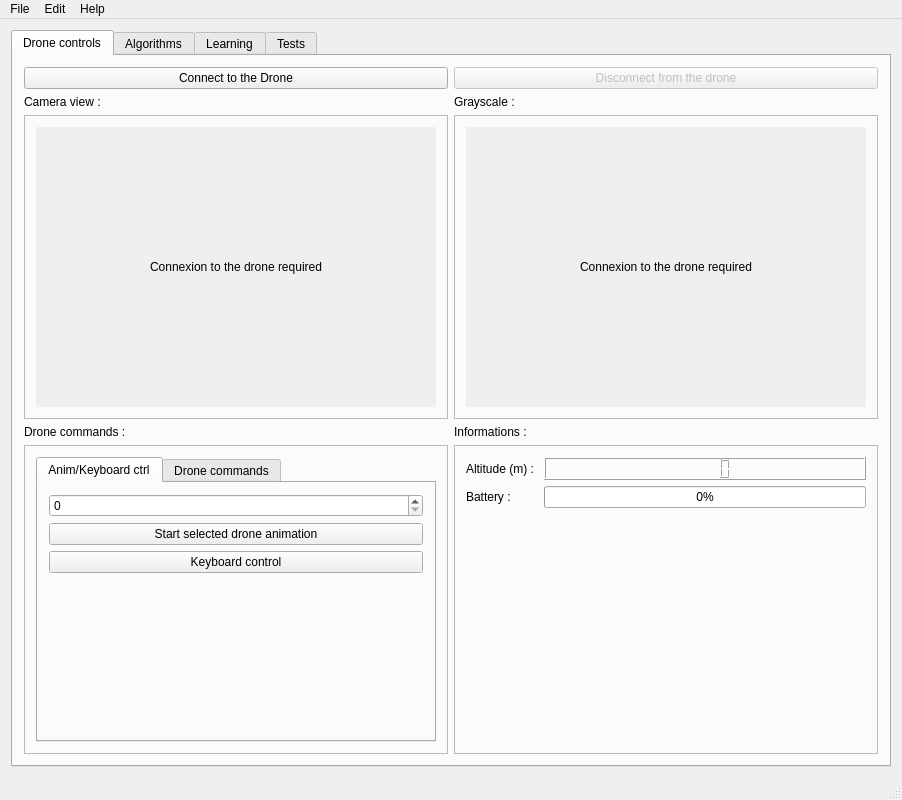
<?xml version="1.0" encoding="UTF-8"?>
<ui version="4.0">
 <class>MainWindow</class>
 <widget class="QMainWindow" name="MainWindow">
  <property name="geometry">
   <rect>
    <x>0</x>
    <y>0</y>
    <width>886</width>
    <height>800</height>
   </rect>
  </property>
  <property name="maximumSize">
   <size>
    <width>16777215</width>
    <height>800</height>
   </size>
  </property>
  <property name="windowTitle">
   <string>Interface Drone v0.1</string>
  </property>
  <widget class="QWidget" name="centralWidget">
   <property name="layoutDirection">
    <enum>Qt::LeftToRight</enum>
   </property>
   <property name="autoFillBackground">
    <bool>true</bool>
   </property>
   <layout class="QGridLayout" name="gridLayout">
    <item row="0" column="1">
     <widget class="QTabWidget" name="tabWidget">
      <property name="currentIndex">
       <number>0</number>
      </property>
      <widget class="QWidget" name="tab_3">
       <attribute name="title">
        <string>Drone controls</string>
       </attribute>
       <layout class="QGridLayout" name="gridLayout_3">
        <item row="2" column="0">
         <widget class="QLabel" name="label">
          <property name="maximumSize">
           <size>
            <width>16777215</width>
            <height>20</height>
           </size>
          </property>
          <property name="text">
           <string>Camera view :</string>
          </property>
         </widget>
        </item>
        <item row="3" column="0">
         <widget class="QFrame" name="frame">
          <property name="frameShape">
           <enum>QFrame::StyledPanel</enum>
          </property>
          <property name="frameShadow">
           <enum>QFrame::Raised</enum>
          </property>
          <layout class="QHBoxLayout" name="horizontalLayout_2">
           <item>
            <widget class="QLabel" name="lbl_cam">
             <property name="minimumSize">
              <size>
               <width>400</width>
               <height>280</height>
              </size>
             </property>
             <property name="maximumSize">
              <size>
               <width>400</width>
               <height>280</height>
              </size>
             </property>
             <property name="autoFillBackground">
              <bool>true</bool>
             </property>
             <property name="text">
              <string>Connexion to the drone required</string>
             </property>
             <property name="alignment">
              <set>Qt::AlignCenter</set>
             </property>
            </widget>
           </item>
          </layout>
         </widget>
        </item>
        <item row="4" column="0">
         <widget class="QLabel" name="label_3">
          <property name="maximumSize">
           <size>
            <width>16777215</width>
            <height>20</height>
           </size>
          </property>
          <property name="text">
           <string>Drone commands :</string>
          </property>
         </widget>
        </item>
        <item row="4" column="1">
         <widget class="QLabel" name="label_4">
          <property name="text">
           <string>Informations :</string>
          </property>
         </widget>
        </item>
        <item row="5" column="1">
         <widget class="QFrame" name="frame_4">
          <property name="frameShape">
           <enum>QFrame::StyledPanel</enum>
          </property>
          <property name="frameShadow">
           <enum>QFrame::Raised</enum>
          </property>
          <layout class="QGridLayout" name="gridLayout_2">
           <item row="1" column="0">
            <widget class="QLabel" name="label_5">
             <property name="text">
              <string>Battery : </string>
             </property>
            </widget>
           </item>
           <item row="1" column="1">
            <widget class="QProgressBar" name="progressBar">
             <property name="value">
              <number>0</number>
             </property>
            </widget>
           </item>
           <item row="0" column="0">
            <widget class="QLabel" name="label_6">
             <property name="text">
              <string>Altitude (m) : </string>
             </property>
            </widget>
           </item>
           <item row="0" column="1">
            <widget class="QLCDNumber" name="lcd_alt">
             <property name="maximumSize">
              <size>
               <width>16777215</width>
               <height>30</height>
              </size>
             </property>
             <property name="intValue" stdset="0">
              <number>0</number>
             </property>
            </widget>
           </item>
           <item row="2" column="1">
            <spacer name="verticalSpacer_3">
             <property name="orientation">
              <enum>Qt::Vertical</enum>
             </property>
             <property name="sizeHint" stdset="0">
              <size>
               <width>20</width>
               <height>40</height>
              </size>
             </property>
            </spacer>
           </item>
          </layout>
         </widget>
        </item>
        <item row="2" column="1">
         <widget class="QLabel" name="label_2">
          <property name="text">
           <string>Grayscale : </string>
          </property>
         </widget>
        </item>
        <item row="3" column="1">
         <widget class="QFrame" name="frame_2">
          <property name="frameShape">
           <enum>QFrame::StyledPanel</enum>
          </property>
          <property name="frameShadow">
           <enum>QFrame::Raised</enum>
          </property>
          <layout class="QHBoxLayout" name="horizontalLayout_3">
           <item>
            <widget class="QLabel" name="lbl_rendu">
             <property name="minimumSize">
              <size>
               <width>400</width>
               <height>280</height>
              </size>
             </property>
             <property name="maximumSize">
              <size>
               <width>400</width>
               <height>280</height>
              </size>
             </property>
             <property name="autoFillBackground">
              <bool>true</bool>
             </property>
             <property name="text">
              <string>Connexion to the drone required</string>
             </property>
             <property name="alignment">
              <set>Qt::AlignCenter</set>
             </property>
            </widget>
           </item>
          </layout>
         </widget>
        </item>
        <item row="5" column="0">
         <widget class="QFrame" name="frame_3">
          <property name="frameShape">
           <enum>QFrame::StyledPanel</enum>
          </property>
          <property name="frameShadow">
           <enum>QFrame::Raised</enum>
          </property>
          <layout class="QVBoxLayout" name="verticalLayout">
           <item>
            <widget class="QTabWidget" name="tabWidget_2">
             <property name="currentIndex">
              <number>0</number>
             </property>
             <widget class="QWidget" name="tab_6">
              <attribute name="title">
               <string>Anim/Keyboard ctrl</string>
              </attribute>
              <layout class="QVBoxLayout" name="verticalLayout_2">
               <item>
                <widget class="QSpinBox" name="txt_anim"/>
               </item>
               <item>
                <widget class="QPushButton" name="btn_anim">
                 <property name="text">
                  <string>Start selected drone animation</string>
                 </property>
                </widget>
               </item>
               <item>
                <widget class="QPushButton" name="btn_keyctrl">
                 <property name="text">
                  <string>Keyboard control</string>
                 </property>
                </widget>
               </item>
               <item>
                <spacer name="verticalSpacer">
                 <property name="orientation">
                  <enum>Qt::Vertical</enum>
                 </property>
                 <property name="sizeHint" stdset="0">
                  <size>
                   <width>20</width>
                   <height>40</height>
                  </size>
                 </property>
                </spacer>
               </item>
              </layout>
             </widget>
             <widget class="QWidget" name="tab_7">
              <attribute name="title">
               <string>Drone commands</string>
              </attribute>
              <layout class="QVBoxLayout" name="verticalLayout_3">
               <item>
                <widget class="QPushButton" name="btn_takeoff">
                 <property name="text">
                  <string>Take off</string>
                 </property>
                </widget>
               </item>
               <item>
                <widget class="QPushButton" name="btn_land">
                 <property name="text">
                  <string>Land</string>
                 </property>
                </widget>
               </item>
               <item>
                <widget class="QPushButton" name="btn_goup">
                 <property name="text">
                  <string>Lift</string>
                 </property>
                </widget>
               </item>
               <item>
                <widget class="QPushButton" name="btn_godown">
                 <property name="text">
                  <string>Descendre</string>
                 </property>
                </widget>
               </item>
               <item>
                <widget class="QPushButton" name="btn_rotleft">
                 <property name="text">
                  <string>Rotate Left</string>
                 </property>
                </widget>
               </item>
               <item>
                <widget class="QPushButton" name="btn_rotright">
                 <property name="text">
                  <string>Rotate Right</string>
                 </property>
                </widget>
               </item>
               <item>
                <widget class="QPushButton" name="btn_chgCam">
                 <property name="text">
                  <string>Change camera</string>
                 </property>
                </widget>
               </item>
               <item>
                <spacer name="verticalSpacer_2">
                 <property name="orientation">
                  <enum>Qt::Vertical</enum>
                 </property>
                 <property name="sizeHint" stdset="0">
                  <size>
                   <width>20</width>
                   <height>40</height>
                  </size>
                 </property>
                </spacer>
               </item>
              </layout>
             </widget>
            </widget>
           </item>
          </layout>
         </widget>
        </item>
        <item row="1" column="1">
         <widget class="QPushButton" name="btn_drone_disconnect">
          <property name="enabled">
           <bool>false</bool>
          </property>
          <property name="text">
           <string>Disconnect from the drone</string>
          </property>
         </widget>
        </item>
        <item row="1" column="0">
         <widget class="QPushButton" name="btn_drone_connect">
          <property name="text">
           <string>Connect to the Drone</string>
          </property>
         </widget>
        </item>
       </layout>
       <zorder>frame_4</zorder>
       <zorder>frame</zorder>
       <zorder>label_3</zorder>
       <zorder>frame_3</zorder>
       <zorder>label_4</zorder>
       <zorder>label</zorder>
       <zorder>label_2</zorder>
       <zorder>frame_2</zorder>
       <zorder>btn_drone_disconnect</zorder>
       <zorder>btn_drone_connect</zorder>
      </widget>
      <widget class="QWidget" name="tab_5">
       <attribute name="title">
        <string>Algorithms</string>
       </attribute>
       <layout class="QGridLayout" name="gridLayout_4">
        <item row="0" column="0">
         <widget class="QTabWidget" name="tabWidget_3">
          <property name="currentIndex">
           <number>0</number>
          </property>
          <widget class="QWidget" name="tab_9">
           <attribute name="title">
            <string>Existing algorithms</string>
           </attribute>
           <layout class="QVBoxLayout" name="verticalLayout_4">
            <item>
             <widget class="QFrame" name="frame_5">
              <property name="frameShape">
               <enum>QFrame::StyledPanel</enum>
              </property>
              <property name="frameShadow">
               <enum>QFrame::Raised</enum>
              </property>
              <layout class="QGridLayout" name="gridLayout_5">
               <item row="1" column="0">
                <widget class="QLabel" name="label_7">
                 <property name="text">
                  <string>Choix de l'Algorithme :</string>
                 </property>
                </widget>
               </item>
               <item row="1" column="1" colspan="2">
                <widget class="QComboBox" name="list_algo"/>
               </item>
               <item row="1" column="5">
                <widget class="QPushButton" name="btn_creer">
                 <property name="text">
                  <string>Creer</string>
                 </property>
                </widget>
               </item>
               <item row="1" column="4">
                <widget class="QLineEdit" name="txt_algo_name"/>
               </item>
               <item row="1" column="3">
                <widget class="QLabel" name="label_11">
                 <property name="maximumSize">
                  <size>
                   <width>50</width>
                   <height>16777215</height>
                  </size>
                 </property>
                 <property name="text">
                  <string>Nom :</string>
                 </property>
                </widget>
               </item>
              </layout>
             </widget>
            </item>
            <item>
             <widget class="QTabWidget" name="tab_algo">
              <property name="currentIndex">
               <number>-1</number>
              </property>
              <property name="tabsClosable">
               <bool>true</bool>
              </property>
              <property name="movable">
               <bool>true</bool>
              </property>
             </widget>
            </item>
           </layout>
          </widget>
          <widget class="QWidget" name="tab_10">
           <attribute name="title">
            <string>From executable file</string>
           </attribute>
           <layout class="QVBoxLayout" name="verticalLayout_5">
            <item>
             <widget class="QFrame" name="frame_6">
              <property name="frameShape">
               <enum>QFrame::StyledPanel</enum>
              </property>
              <property name="frameShadow">
               <enum>QFrame::Raised</enum>
              </property>
              <layout class="QGridLayout" name="gridLayout_6">
               <item row="1" column="0" colspan="2">
                <spacer name="verticalSpacer_4">
                 <property name="orientation">
                  <enum>Qt::Vertical</enum>
                 </property>
                 <property name="sizeHint" stdset="0">
                  <size>
                   <width>20</width>
                   <height>40</height>
                  </size>
                 </property>
                </spacer>
               </item>
               <item row="0" column="1">
                <widget class="QLineEdit" name="txt_exec_path"/>
               </item>
               <item row="0" column="0">
                <widget class="QLabel" name="label_12">
                 <property name="text">
                  <string>Executable's path : </string>
                 </property>
                </widget>
               </item>
               <item row="0" column="2">
                <widget class="QPushButton" name="btn_parcourir2">
                 <property name="text">
                  <string>Browse</string>
                 </property>
                </widget>
               </item>
              </layout>
             </widget>
            </item>
           </layout>
          </widget>
         </widget>
        </item>
       </layout>
      </widget>
      <widget class="QWidget" name="tab_4">
       <attribute name="title">
        <string>Learning</string>
       </attribute>
       <layout class="QVBoxLayout" name="verticalLayout_6">
        <item>
         <widget class="QTabWidget" name="tabWidget_4">
          <property name="currentIndex">
           <number>0</number>
          </property>
          <widget class="QWidget" name="tab_11">
           <attribute name="title">
            <string>From File</string>
           </attribute>
           <layout class="QVBoxLayout" name="verticalLayout_7">
            <item>
             <widget class="QFrame" name="frame_7">
              <property name="frameShape">
               <enum>QFrame::StyledPanel</enum>
              </property>
              <property name="frameShadow">
               <enum>QFrame::Raised</enum>
              </property>
              <layout class="QGridLayout" name="gridLayout_7">
               <item row="3" column="0" colspan="5">
                <widget class="QPushButton" name="btn_show_data">
                 <property name="text">
                  <string>Afficher les données</string>
                 </property>
                </widget>
               </item>
               <item row="1" column="1">
                <widget class="QLineEdit" name="txt_sep">
                 <property name="text">
                  <string>,</string>
                 </property>
                 <property name="maxLength">
                  <number>1</number>
                 </property>
                </widget>
               </item>
               <item row="1" column="2">
                <widget class="QLabel" name="label_10">
                 <property name="text">
                  <string>Colonne reponse :</string>
                 </property>
                </widget>
               </item>
               <item row="1" column="0">
                <widget class="QLabel" name="label_9">
                 <property name="text">
                  <string>Separateur : </string>
                 </property>
                </widget>
               </item>
               <item row="0" column="0">
                <widget class="QLabel" name="label_8">
                 <property name="text">
                  <string>Données :</string>
                 </property>
                </widget>
               </item>
               <item row="1" column="3">
                <widget class="QSpinBox" name="spin_col">
                 <property name="enabled">
                  <bool>false</bool>
                 </property>
                 <property name="minimum">
                  <number>1</number>
                 </property>
                 <property name="maximum">
                  <number>32500</number>
                 </property>
                </widget>
               </item>
               <item row="2" column="0" colspan="5">
                <widget class="QPushButton" name="btn_load">
                 <property name="text">
                  <string>Charger les données</string>
                 </property>
                </widget>
               </item>
               <item row="1" column="4">
                <widget class="QCheckBox" name="check_lastcol">
                 <property name="text">
                  <string>Derniere colonne</string>
                 </property>
                 <property name="checked">
                  <bool>true</bool>
                 </property>
                </widget>
               </item>
               <item row="0" column="1">
                <widget class="QLineEdit" name="txt_path"/>
               </item>
               <item row="4" column="0" colspan="5">
                <spacer name="verticalSpacer_5">
                 <property name="orientation">
                  <enum>Qt::Vertical</enum>
                 </property>
                 <property name="sizeHint" stdset="0">
                  <size>
                   <width>20</width>
                   <height>40</height>
                  </size>
                 </property>
                </spacer>
               </item>
               <item row="0" column="2">
                <widget class="QPushButton" name="btn_parcourir">
                 <property name="text">
                  <string>Parcourir</string>
                 </property>
                </widget>
               </item>
              </layout>
             </widget>
            </item>
           </layout>
          </widget>
          <widget class="QWidget" name="tab_12">
           <attribute name="title">
            <string>From camera</string>
           </attribute>
          </widget>
         </widget>
        </item>
       </layout>
      </widget>
      <widget class="QWidget" name="tab">
       <attribute name="title">
        <string>Tests</string>
       </attribute>
      </widget>
     </widget>
    </item>
   </layout>
  </widget>
  <widget class="QMenuBar" name="menuBar">
   <property name="geometry">
    <rect>
     <x>0</x>
     <y>0</y>
     <width>886</width>
     <height>25</height>
    </rect>
   </property>
   <widget class="QMenu" name="menuBar_2">
    <property name="title">
     <string>File</string>
    </property>
    <addaction name="actionTest2"/>
    <addaction name="actionTest4"/>
   </widget>
   <widget class="QMenu" name="menuEdit">
    <property name="title">
     <string>Edit</string>
    </property>
    <addaction name="actionCopy"/>
    <addaction name="actionCut"/>
    <addaction name="actionPaste"/>
   </widget>
   <widget class="QMenu" name="menuHelp">
    <property name="title">
     <string>Help</string>
    </property>
    <addaction name="actionAbout"/>
   </widget>
   <addaction name="menuBar_2"/>
   <addaction name="menuEdit"/>
   <addaction name="menuHelp"/>
  </widget>
  <widget class="QStatusBar" name="statusBar">
   <property name="mouseTracking">
    <bool>true</bool>
   </property>
   <property name="toolTip">
    <string>&lt;html&gt;&lt;head/&gt;&lt;body&gt;&lt;p&gt;Barre de status&lt;/p&gt;&lt;/body&gt;&lt;/html&gt;</string>
   </property>
  </widget>
  <action name="actionTest2">
   <property name="text">
    <string>Save</string>
   </property>
  </action>
  <action name="actionTest4">
   <property name="text">
    <string>Quit</string>
   </property>
  </action>
  <action name="actionAbout">
   <property name="text">
    <string>About...</string>
   </property>
  </action>
  <action name="actionCopy">
   <property name="text">
    <string>Copy</string>
   </property>
  </action>
  <action name="actionCut">
   <property name="text">
    <string>Cut</string>
   </property>
  </action>
  <action name="actionPaste">
   <property name="text">
    <string>Paste</string>
   </property>
  </action>
 </widget>
 <layoutdefault spacing="6" margin="11"/>
 <resources/>
 <connections/>
</ui>
